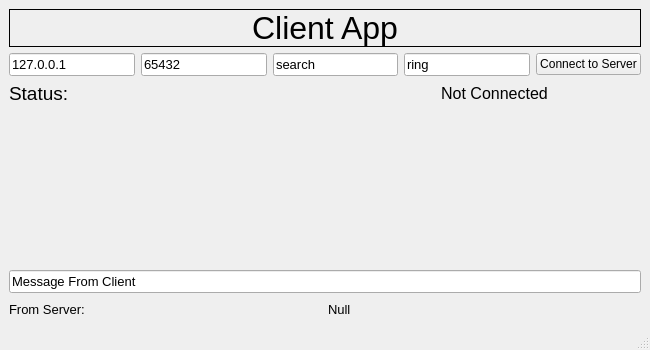
<?xml version="1.0" encoding="UTF-8"?>
<ui version="4.0">
 <class>MainWindow</class>
 <widget class="QMainWindow" name="MainWindow">
  <property name="geometry">
   <rect>
    <x>0</x>
    <y>0</y>
    <width>650</width>
    <height>350</height>
   </rect>
  </property>
  <property name="windowTitle">
   <string>MainWindow</string>
  </property>
  <widget class="QWidget" name="centralwidget">
   <layout class="QGridLayout" name="gridLayout_2">
    <item row="0" column="0">
     <layout class="QGridLayout" name="gridLayout">
      <item row="2" column="0">
       <layout class="QVBoxLayout" name="verticalLayout_2">
        <item>
         <widget class="QLineEdit" name="client_message_text">
          <property name="font">
           <font>
            <pointsize>10</pointsize>
           </font>
          </property>
          <property name="focusPolicy">
           <enum>Qt::ClickFocus</enum>
          </property>
          <property name="inputMask">
           <string/>
          </property>
          <property name="text">
           <string>Message From Client</string>
          </property>
          <property name="placeholderText">
           <string>Enter Your Message</string>
          </property>
         </widget>
        </item>
        <item>
         <layout class="QHBoxLayout" name="horizontalLayout_4">
          <item>
           <layout class="QHBoxLayout" name="horizontalLayout_3">
            <item>
             <widget class="QLabel" name="label_2">
              <property name="font">
               <font>
                <pointsize>10</pointsize>
               </font>
              </property>
              <property name="frameShape">
               <enum>QFrame::NoFrame</enum>
              </property>
              <property name="text">
               <string>From Server:</string>
              </property>
             </widget>
            </item>
            <item>
             <spacer name="horizontalSpacer_3">
              <property name="orientation">
               <enum>Qt::Horizontal</enum>
              </property>
              <property name="sizeType">
               <enum>QSizePolicy::Maximum</enum>
              </property>
              <property name="sizeHint" stdset="0">
               <size>
                <width>40</width>
                <height>20</height>
               </size>
              </property>
             </spacer>
            </item>
           </layout>
          </item>
          <item>
           <widget class="QLabel" name="server_message_text">
            <property name="font">
             <font>
              <pointsize>10</pointsize>
             </font>
            </property>
            <property name="frameShape">
             <enum>QFrame::NoFrame</enum>
            </property>
            <property name="text">
             <string>Null</string>
            </property>
           </widget>
          </item>
         </layout>
        </item>
       </layout>
      </item>
      <item row="0" column="0">
       <layout class="QVBoxLayout" name="verticalLayout">
        <item>
         <widget class="QLabel" name="title_label">
          <property name="font">
           <font>
            <pointsize>24</pointsize>
           </font>
          </property>
          <property name="frameShape">
           <enum>QFrame::Box</enum>
          </property>
          <property name="frameShadow">
           <enum>QFrame::Plain</enum>
          </property>
          <property name="text">
           <string>Client App</string>
          </property>
          <property name="alignment">
           <set>Qt::AlignCenter</set>
          </property>
         </widget>
        </item>
        <item>
         <layout class="QHBoxLayout" name="horizontalLayout_6">
          <item>
           <layout class="QHBoxLayout" name="horizontalLayout_7">
            <item>
             <widget class="QLineEdit" name="host">
              <property name="font">
               <font>
                <pointsize>10</pointsize>
               </font>
              </property>
              <property name="focusPolicy">
               <enum>Qt::ClickFocus</enum>
              </property>
              <property name="inputMask">
               <string/>
              </property>
              <property name="text">
               <string>127.0.0.1</string>
              </property>
              <property name="placeholderText">
               <string>HOST</string>
              </property>
             </widget>
            </item>
            <item>
             <widget class="QLineEdit" name="port">
              <property name="font">
               <font>
                <pointsize>10</pointsize>
               </font>
              </property>
              <property name="focusPolicy">
               <enum>Qt::ClickFocus</enum>
              </property>
              <property name="inputMask">
               <string/>
              </property>
              <property name="text">
               <string>65432</string>
              </property>
              <property name="placeholderText">
               <string>PORT</string>
              </property>
             </widget>
            </item>
            <item>
             <widget class="QLineEdit" name="action">
              <property name="font">
               <font>
                <pointsize>10</pointsize>
               </font>
              </property>
              <property name="focusPolicy">
               <enum>Qt::ClickFocus</enum>
              </property>
              <property name="inputMask">
               <string/>
              </property>
              <property name="text">
               <string>search</string>
              </property>
              <property name="placeholderText">
               <string>ACTION</string>
              </property>
             </widget>
            </item>
            <item>
             <widget class="QLineEdit" name="value">
              <property name="font">
               <font>
                <pointsize>10</pointsize>
               </font>
              </property>
              <property name="focusPolicy">
               <enum>Qt::ClickFocus</enum>
              </property>
              <property name="inputMask">
               <string/>
              </property>
              <property name="text">
               <string>ring</string>
              </property>
              <property name="placeholderText">
               <string>VALUE</string>
              </property>
             </widget>
            </item>
           </layout>
          </item>
          <item>
           <widget class="QPushButton" name="connect_btn">
            <property name="text">
             <string>Connect to Server</string>
            </property>
           </widget>
          </item>
         </layout>
        </item>
        <item>
         <layout class="QHBoxLayout" name="horizontalLayout_2">
          <item>
           <widget class="QLabel" name="label_1">
            <property name="font">
             <font>
              <pointsize>14</pointsize>
             </font>
            </property>
            <property name="text">
             <string>Status:</string>
            </property>
            <property name="alignment">
             <set>Qt::AlignLeading|Qt::AlignLeft|Qt::AlignVCenter</set>
            </property>
           </widget>
          </item>
          <item>
           <spacer name="horizontalSpacer_2">
            <property name="orientation">
             <enum>Qt::Horizontal</enum>
            </property>
            <property name="sizeType">
             <enum>QSizePolicy::Maximum</enum>
            </property>
            <property name="sizeHint" stdset="0">
             <size>
              <width>40</width>
              <height>20</height>
             </size>
            </property>
           </spacer>
          </item>
          <item>
           <layout class="QHBoxLayout" name="horizontalLayout">
            <item>
             <widget class="QLabel" name="status_label">
              <property name="font">
               <font>
                <pointsize>12</pointsize>
               </font>
              </property>
              <property name="text">
               <string>Not Connected</string>
              </property>
              <property name="alignment">
               <set>Qt::AlignCenter</set>
              </property>
             </widget>
            </item>
           </layout>
          </item>
         </layout>
        </item>
       </layout>
      </item>
      <item row="1" column="0">
       <spacer name="verticalSpacer">
        <property name="orientation">
         <enum>Qt::Vertical</enum>
        </property>
        <property name="sizeHint" stdset="0">
         <size>
          <width>20</width>
          <height>40</height>
         </size>
        </property>
       </spacer>
      </item>
     </layout>
    </item>
   </layout>
  </widget>
  <widget class="QMenuBar" name="menubar">
   <property name="geometry">
    <rect>
     <x>0</x>
     <y>0</y>
     <width>650</width>
     <height>26</height>
    </rect>
   </property>
  </widget>
  <widget class="QStatusBar" name="statusbar"/>
 </widget>
 <resources/>
 <connections/>
</ui>
